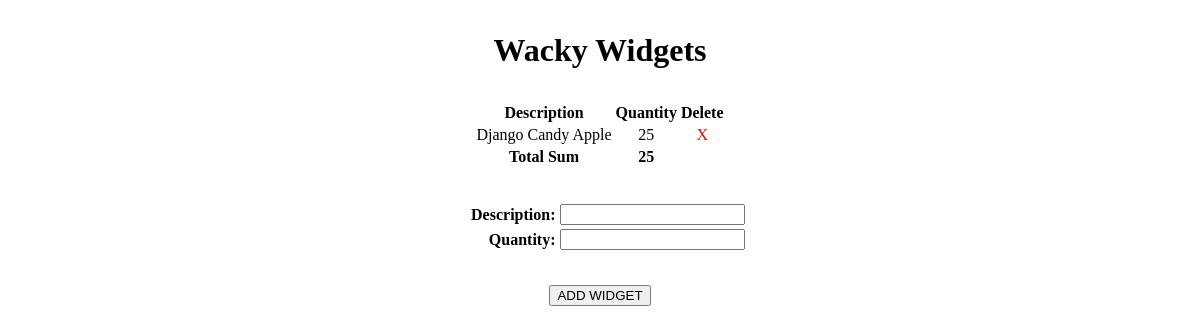
Before: / with the older database file.
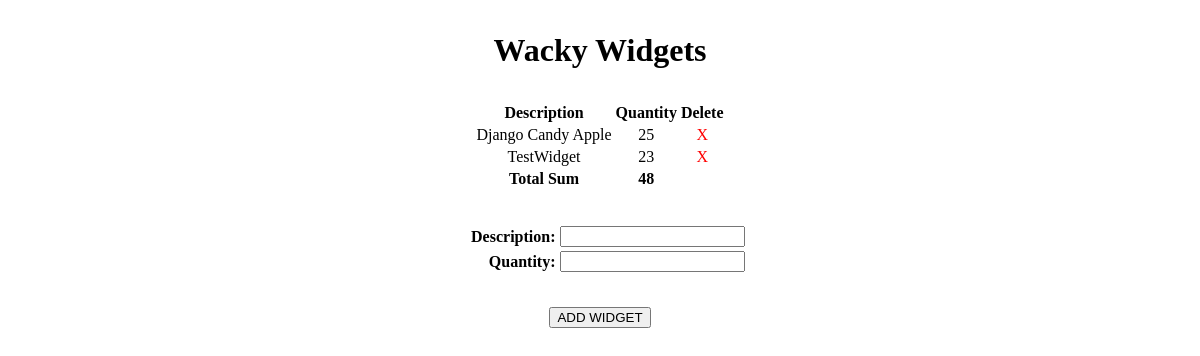
After: the same page with the newer database file.
### main_app/models.py (models this page shows, shortened)
class Widget(models.Model):
    description = models.CharField(max_length=140)
    quantity = models.IntegerField()

### main_app/views.py (the view)
# urls.py: path('', views.home, name='home'),
def home(request):
    widgets = Widget.objects.all()
    form = WidgetForm()
    total_quantity = Widget.objects.all().aggregate(Sum('quantity'))
    return render(request, 'index.html', {'widgets': widgets, 'form': form, 'total_quantity': total_quantity})

### main_app/forms.py
class WidgetForm(ModelForm):
    class Meta:
        model = Widget
        fields = '__all__'

### main_app/templates/index.html (shortened to what this page needs)
{% load static %}
<!DOCTYPE html>
<html lang="en">
  <head>
    <link
      rel="stylesheet"
      href="https://unpkg.com/purecss@1.0.0/build/pure-min.css"
    />
    <link
      rel="stylesheet"
      type="text/css"
      href="{% static 'css/style.css' %}"
    />
  </head>
  <body>
    <h1>Wacky Widgets</h1>
    {% if widgets|length == 0 %} No Widgets Exist {% else %}
    <table class="pure-table pure-table-striped">
      <thead>
        <tr>
          <th>Description</th>
          <th>Quantity</th>
          <th>Delete</th>
        </tr>
      </thead>
      <tbody>
        {%for widget in widgets%}
        <tr>
          <td>{{widget.description}}</td>
          <td>{{widget.quantity}}</td>
          <td><a href="{% url 'widget_delete' widget.id %}"> X </a></td>
        </tr>
        {%endfor%}
      </tbody>
      <tr>
        <td style="font-weight: bold">Total Sum</td>
        <td style="font-weight: bold">{{total_quantity.quantity__sum}}</td>
        <td></td>
      </tr>
    </table>
    {%endif%}
    <form class="pure-form" action="{% url 'widget_create' %}" method="POST">
      <table>
        {{ form.as_table }}
      </table>
      <input type="submit" value="ADD WIDGET" class="pure-button" />
    </form>
  </body>
</html>

### main_app/static/css/style.css (style rules this page uses)
body { text-align: center; margin: 2rem; }
label { display: inline-block; width: 100px; text-align: right; }
table { margin: 2rem auto; }
table a { color: red; text-decoration: none; }

Changed rows visible on the page:
added Widget: description "TestWidget", quantity "23"
Other visible differences:
{{ total_quantity.quantity__sum }}: "25" → "48"
